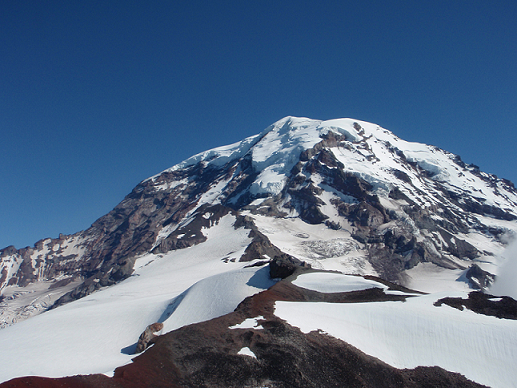
#> input picture Lab3/Mount1.png, 517 x 388 px
$ python Lab3_1.py   (older library calls are emulated)
#> lines starting #> are read from the running program, lines starting #| are printed output that depends on the picture
import cv2
import numpy as np

# Load the image and convert it to grayscale
image_path = 'Mount1.png'
image = cv2.imread(image_path)
#> image is the input picture: shape (388, 517, 3); mean B, G, R 135.7, 109.3, 88.8
gray_image = cv2.cvtColor(image, cv2.COLOR_BGR2GRAY)
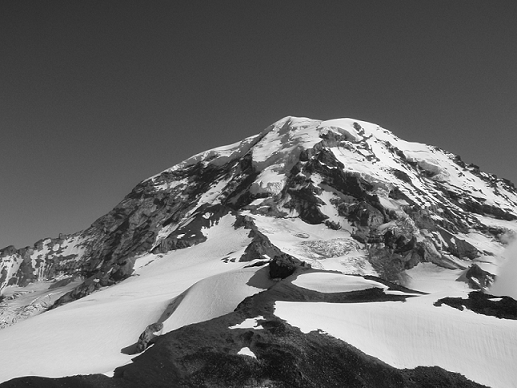
#> gray_image: shape (388, 517); min 0, max 255, mean 106.2

# Calculate image derivatives Ix and Iy
Ix = cv2.Sobel(gray_image, cv2.CV_64F, 1, 0, ksize=5)
Iy = cv2.Sobel(gray_image, cv2.CV_64F, 0, 1, ksize=5)
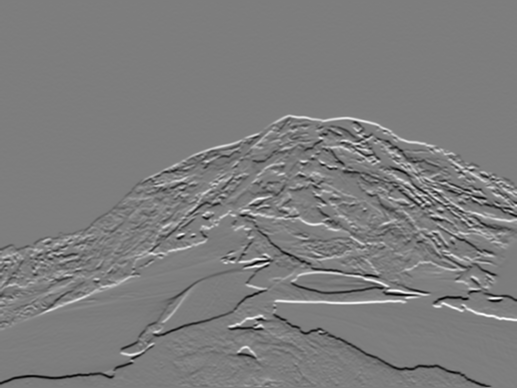
#> Iy: shape (388, 517) float64; min -9396, max 9718, mean -1.2; drawn with min black and max white

# Calculate measures IxIx, IyIy, and IxIy
IxIx = Ix * Ix
IyIy = Iy * Iy
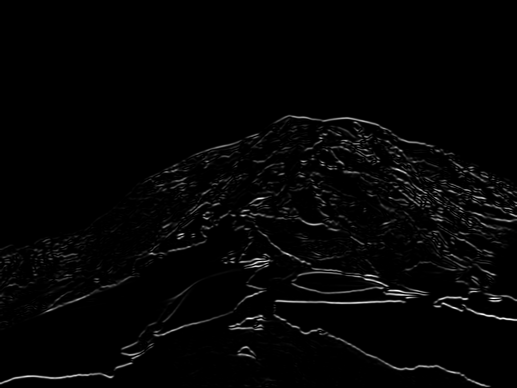
#> IyIy: shape (388, 517) float64; min 0, max 94439524, mean 1905939.9; drawn with min black and max white
IxIy = Ix * Iy
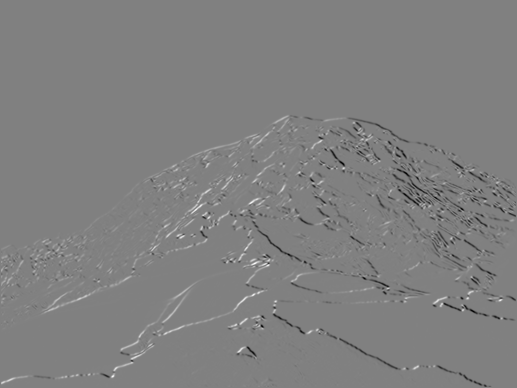
#> IxIy: shape (388, 517) float64; min -38955787, max 38091312, mean -111887.1; drawn with min black and max white

# Calculate structure matrix components as weighted sum of nearby measures
window_size = 5
S_IxIx = cv2.GaussianBlur(IxIx, (window_size, window_size), 0)
S_IyIy = cv2.GaussianBlur(IyIy, (window_size, window_size), 0)
S_IxIy = cv2.GaussianBlur(IxIy, (window_size, window_size), 0)

# Calculate Harris "cornerness" as an estimate of 2nd eigenvalue: det(S) / tr(S)
det_S = S_IxIx * S_IyIy - S_IxIy * S_IxIy
trace_S = S_IxIx + S_IyIy
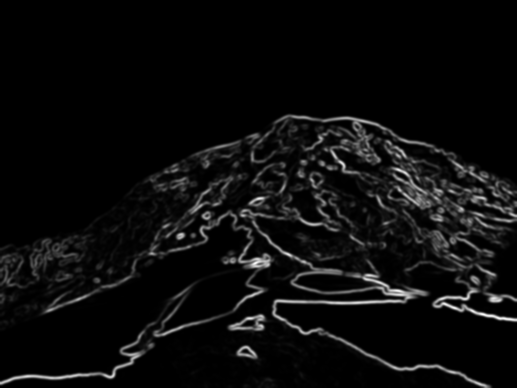
#> trace_S: shape (388, 517) float64; min 180.9, max 54547346.2, mean 2675773; drawn with min black and max white
cornerness = det_S / trace_S
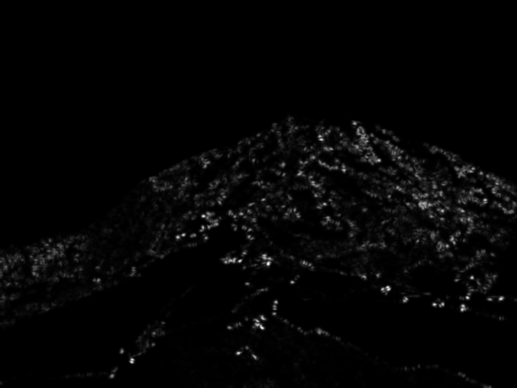
#> cornerness: shape (388, 517) float64; min 13.4, max 8875261.4, mean 172315.4; drawn with min black and max white

# Set a cornerness threshold
threshold = 100
corners = np.where(cornerness > threshold)
#> corners = 200238 positions, rows 0 to 387, columns 0 to 516

# Run non-max suppression on the response map
w = 10
cornerness = cv2.dilate(cornerness, np.ones((w, w)))
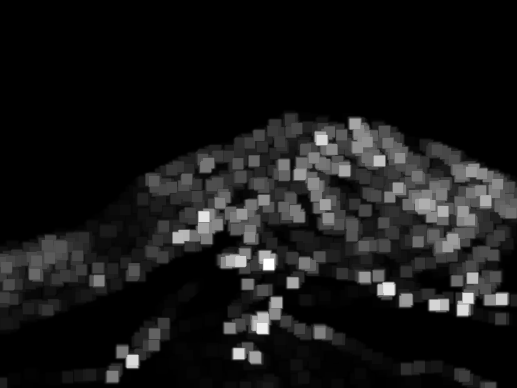
#> cornerness: shape (388, 517) float64; min 362.9, max 8875261.4, mean 815126.7; drawn with min black and max white

# Get the final corner points
#> (the run stopped early here; a loop or call above may not have finished)

$ run again, with Lab3/Mount2.png copied over Lab3/Mount1.png
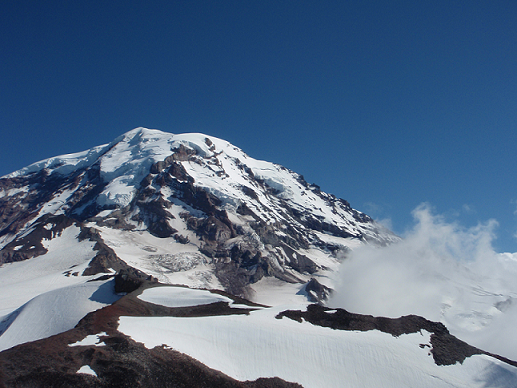
#> input picture Lab3/Mount2.png, 517 x 388 px
#> image is the input picture: shape (388, 517, 3); mean B, G, R 134.4, 107.9, 86
#> `IxIy = Ix * Iy`:
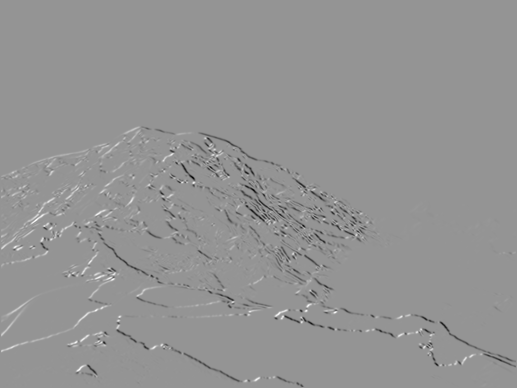
#> IxIy: shape (388, 517) float64; min -43694553, max 31221856, mean -195085.1; drawn with min black and max white
#> corners = 200223 positions, rows 0 to 387, columns 0 to 516
#> `cornerness = cv2.dilate(cornerness, np.ones((w, w)))`:
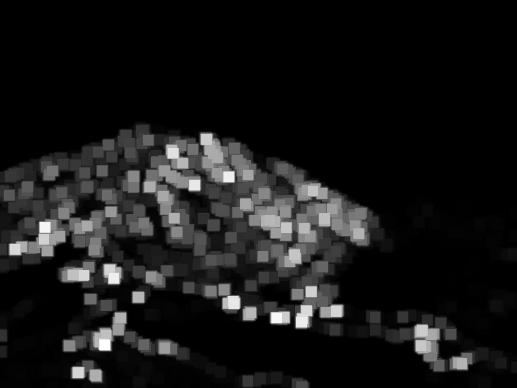
#> cornerness: shape (388, 517) float64; min 350.7, max 7664186.4, mean 707069.9; drawn with min black and max white

$ run again, with Lab3/im1.png copied over Lab3/Mount1.png
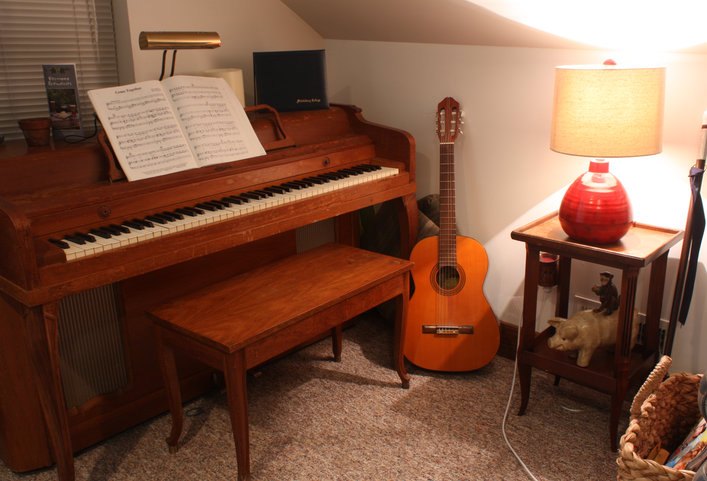
#> input picture Lab3/im1.png, 707 x 481 px
#> image is the input picture: shape (481, 707, 3); mean B, G, R 65.9, 86.2, 126.3
#> corners = 316585 positions, rows 0 to 480, columns 0 to 706
#> `cornerness = cv2.dilate(cornerness, np.ones((w, w)))`:
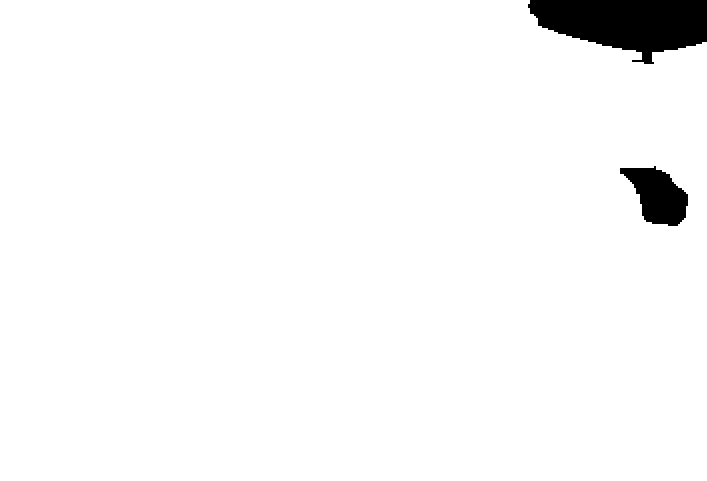
#> cornerness: shape (481, 707) float64; 2.78% of the values are NaN or infinite; the others: min -1.8e+308, max 6341913.5, mean -inf; drawn with min black, max white, NaN and infinite black
